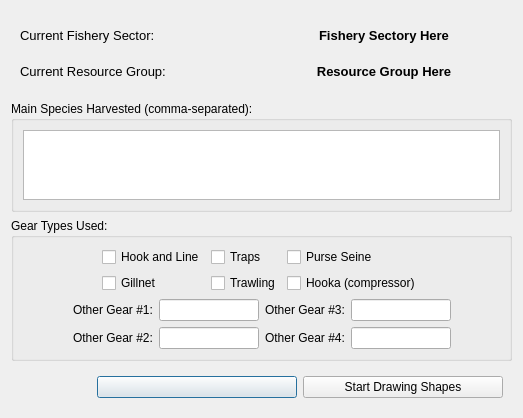
<ui version="4.0" >
 <author>Dane Springmeyer</author>
 <class>SelectGear</class>
 <widget class="QDialog" name="SelectGear" >
  <property name="geometry" >
   <rect>
    <x>0</x>
    <y>0</y>
    <width>523</width>
    <height>403</height>
   </rect>
  </property>
  <property name="windowTitle" >
   <string>OpenOceanMap - Resource Group Information</string>
  </property>
  <layout class="QVBoxLayout" name="verticalLayout_8" >
   <item>
    <widget class="QWidget" native="1" name="widget_3" >
     <layout class="QVBoxLayout" name="verticalLayout" >
      <item>
       <layout class="QHBoxLayout" name="horizontalLayout_2" >
        <item>
         <widget class="QLabel" name="label" >
          <property name="font" >
           <font>
            <pointsize>10</pointsize>
           </font>
          </property>
          <property name="text" >
           <string>Current Fishery Sector: </string>
          </property>
         </widget>
        </item>
        <item>
         <widget class="QLabel" name="fishery_sector_label" >
          <property name="minimumSize" >
           <size>
            <width>100</width>
            <height>30</height>
           </size>
          </property>
          <property name="font" >
           <font>
            <pointsize>10</pointsize>
            <weight>75</weight>
            <bold>true</bold>
           </font>
          </property>
          <property name="text" >
           <string>Fishery Sectory Here</string>
          </property>
          <property name="alignment" >
           <set>Qt::AlignCenter</set>
          </property>
         </widget>
        </item>
       </layout>
      </item>
      <item>
       <layout class="QHBoxLayout" name="horizontalLayout" >
        <item>
         <widget class="QLabel" name="label_2" >
          <property name="font" >
           <font>
            <pointsize>10</pointsize>
           </font>
          </property>
          <property name="text" >
           <string>Current Resource Group:</string>
          </property>
         </widget>
        </item>
        <item>
         <widget class="QLabel" name="resource_group_label" >
          <property name="minimumSize" >
           <size>
            <width>100</width>
            <height>30</height>
           </size>
          </property>
          <property name="font" >
           <font>
            <pointsize>10</pointsize>
            <weight>75</weight>
            <bold>true</bold>
           </font>
          </property>
          <property name="text" >
           <string>Resource Group Here</string>
          </property>
          <property name="alignment" >
           <set>Qt::AlignCenter</set>
          </property>
         </widget>
        </item>
       </layout>
      </item>
     </layout>
     <zorder>fishery_text_3</zorder>
     <zorder>gear_perc_income</zorder>
     <zorder>groupBox_2</zorder>
     <zorder>label</zorder>
     <zorder>fishery_sector_label</zorder>
     <zorder>label_2</zorder>
     <zorder>resource_group_label</zorder>
     <zorder>groupBox_2</zorder>
    </widget>
   </item>
   <item>
    <widget class="QGroupBox" name="groupBox_2" >
     <property name="title" >
      <string>Main Species Harvested (comma-separated):</string>
     </property>
     <layout class="QHBoxLayout" name="horizontalLayout_9" >
      <item>
       <widget class="QTextEdit" name="textEdit" />
      </item>
     </layout>
    </widget>
   </item>
   <item>
    <widget class="QGroupBox" name="groupBox" >
     <property name="title" >
      <string>Gear Types Used:</string>
     </property>
     <layout class="QVBoxLayout" name="verticalLayout_7" >
      <item>
       <layout class="QHBoxLayout" name="horizontalLayout_7" >
        <item>
         <spacer name="horizontalSpacer_2" >
          <property name="orientation" >
           <enum>Qt::Horizontal</enum>
          </property>
          <property name="sizeHint" stdset="0" >
           <size>
            <width>40</width>
            <height>20</height>
           </size>
          </property>
         </spacer>
        </item>
        <item>
         <layout class="QVBoxLayout" name="verticalLayout_4" >
          <item>
           <widget class="QCheckBox" name="gear_hook_line" >
            <property name="text" >
             <string>Hook and Line</string>
            </property>
           </widget>
          </item>
          <item>
           <widget class="QCheckBox" name="gear_gillnet" >
            <property name="text" >
             <string>Gillnet</string>
            </property>
           </widget>
          </item>
         </layout>
        </item>
        <item>
         <layout class="QVBoxLayout" name="verticalLayout_5" >
          <item>
           <widget class="QCheckBox" name="gear_traps" >
            <property name="text" >
             <string>Traps</string>
            </property>
           </widget>
          </item>
          <item>
           <widget class="QCheckBox" name="gear_trawling" >
            <property name="text" >
             <string>Trawling</string>
            </property>
           </widget>
          </item>
         </layout>
        </item>
        <item>
         <layout class="QVBoxLayout" name="verticalLayout_6" >
          <item>
           <widget class="QCheckBox" name="gear_purse_seine" >
            <property name="text" >
             <string>Purse Seine</string>
            </property>
           </widget>
          </item>
          <item>
           <widget class="QCheckBox" name="gear_hooka" >
            <property name="text" >
             <string>Hooka (compressor)</string>
            </property>
           </widget>
          </item>
         </layout>
        </item>
        <item>
         <spacer name="horizontalSpacer" >
          <property name="orientation" >
           <enum>Qt::Horizontal</enum>
          </property>
          <property name="sizeHint" stdset="0" >
           <size>
            <width>40</width>
            <height>20</height>
           </size>
          </property>
         </spacer>
        </item>
       </layout>
      </item>
      <item>
       <layout class="QHBoxLayout" name="horizontalLayout_8" >
        <item>
         <spacer name="horizontalSpacer_3" >
          <property name="orientation" >
           <enum>Qt::Horizontal</enum>
          </property>
          <property name="sizeHint" stdset="0" >
           <size>
            <width>40</width>
            <height>20</height>
           </size>
          </property>
         </spacer>
        </item>
        <item>
         <layout class="QVBoxLayout" name="verticalLayout_3" >
          <item>
           <layout class="QHBoxLayout" name="horizontalLayout_3" >
            <item>
             <widget class="QLabel" name="label_3" >
              <property name="text" >
               <string>Other Gear #1:</string>
              </property>
             </widget>
            </item>
            <item>
             <widget class="QLineEdit" name="gear_other_1" >
              <property name="maximumSize" >
               <size>
                <width>100</width>
                <height>16777215</height>
               </size>
              </property>
             </widget>
            </item>
           </layout>
          </item>
          <item>
           <layout class="QHBoxLayout" name="horizontalLayout_4" >
            <item>
             <widget class="QLabel" name="label_5" >
              <property name="text" >
               <string>Other Gear #2:</string>
              </property>
             </widget>
            </item>
            <item>
             <widget class="QLineEdit" name="gear_other_2" >
              <property name="maximumSize" >
               <size>
                <width>100</width>
                <height>16777215</height>
               </size>
              </property>
             </widget>
            </item>
           </layout>
          </item>
         </layout>
        </item>
        <item>
         <layout class="QVBoxLayout" name="verticalLayout_2" >
          <item>
           <layout class="QHBoxLayout" name="horizontalLayout_6" >
            <item>
             <widget class="QLabel" name="label_4" >
              <property name="text" >
               <string>Other Gear #3:</string>
              </property>
             </widget>
            </item>
            <item>
             <widget class="QLineEdit" name="gear_other_3" >
              <property name="maximumSize" >
               <size>
                <width>100</width>
                <height>16777215</height>
               </size>
              </property>
             </widget>
            </item>
           </layout>
          </item>
          <item>
           <layout class="QHBoxLayout" name="horizontalLayout_5" >
            <item>
             <widget class="QLabel" name="label_6" >
              <property name="text" >
               <string>Other Gear #4:</string>
              </property>
             </widget>
            </item>
            <item>
             <widget class="QLineEdit" name="gear_other_4" >
              <property name="maximumSize" >
               <size>
                <width>100</width>
                <height>16777215</height>
               </size>
              </property>
             </widget>
            </item>
           </layout>
          </item>
         </layout>
        </item>
        <item>
         <spacer name="horizontalSpacer_4" >
          <property name="orientation" >
           <enum>Qt::Horizontal</enum>
          </property>
          <property name="sizeHint" stdset="0" >
           <size>
            <width>40</width>
            <height>20</height>
           </size>
          </property>
         </spacer>
        </item>
       </layout>
      </item>
     </layout>
    </widget>
   </item>
   <item>
    <widget class="QWidget" native="1" name="widget_2" >
     <layout class="QHBoxLayout" >
      <item>
       <spacer>
        <property name="orientation" >
         <enum>Qt::Horizontal</enum>
        </property>
        <property name="sizeHint" stdset="0" >
         <size>
          <width>40</width>
          <height>20</height>
         </size>
        </property>
       </spacer>
      </item>
      <item>
       <widget class="QPushButton" name="pbnStepFinished" >
        <property name="minimumSize" >
         <size>
          <width>200</width>
          <height>0</height>
         </size>
        </property>
        <property name="text" >
         <string/>
        </property>
       </widget>
      </item>
      <item>
       <widget class="QPushButton" name="pbnStartShapes" >
        <property name="minimumSize" >
         <size>
          <width>200</width>
          <height>0</height>
         </size>
        </property>
        <property name="text" >
         <string>Start Drawing Shapes</string>
        </property>
       </widget>
      </item>
     </layout>
    </widget>
   </item>
  </layout>
 </widget>
 <resources/>
 <connections/>
</ui>
